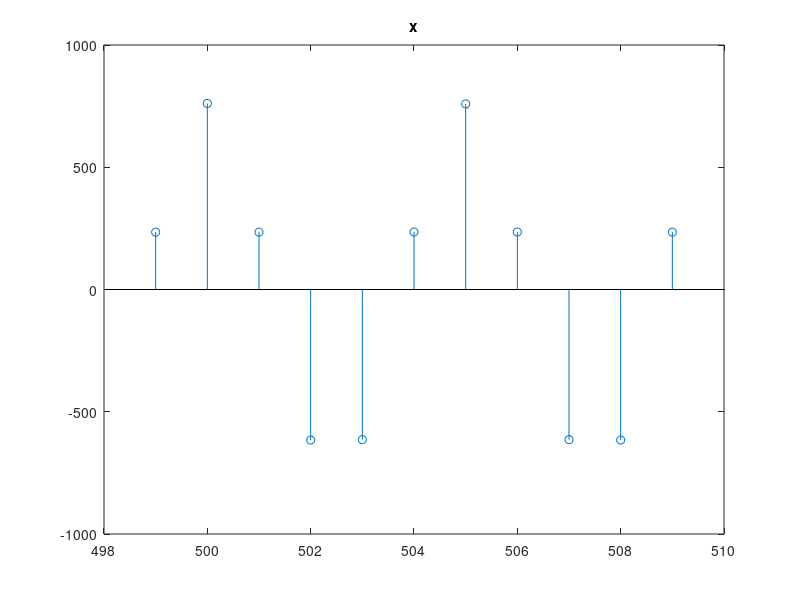
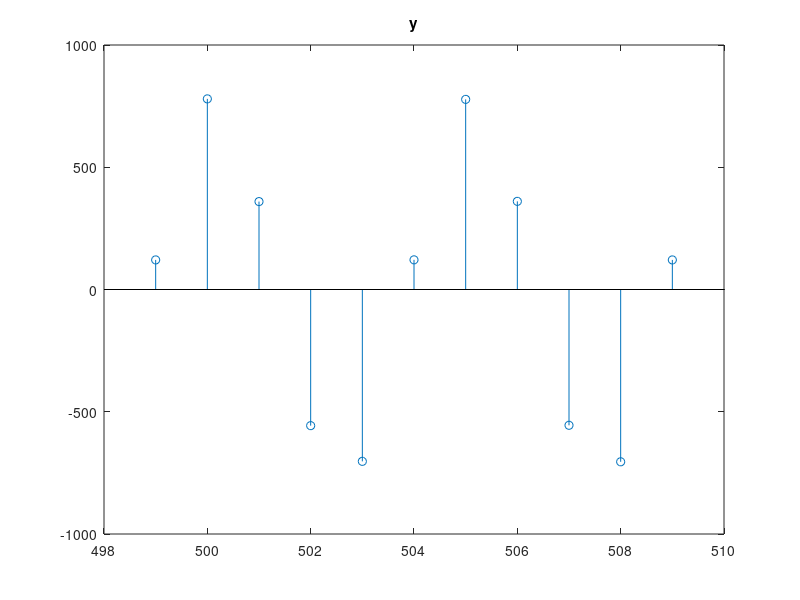
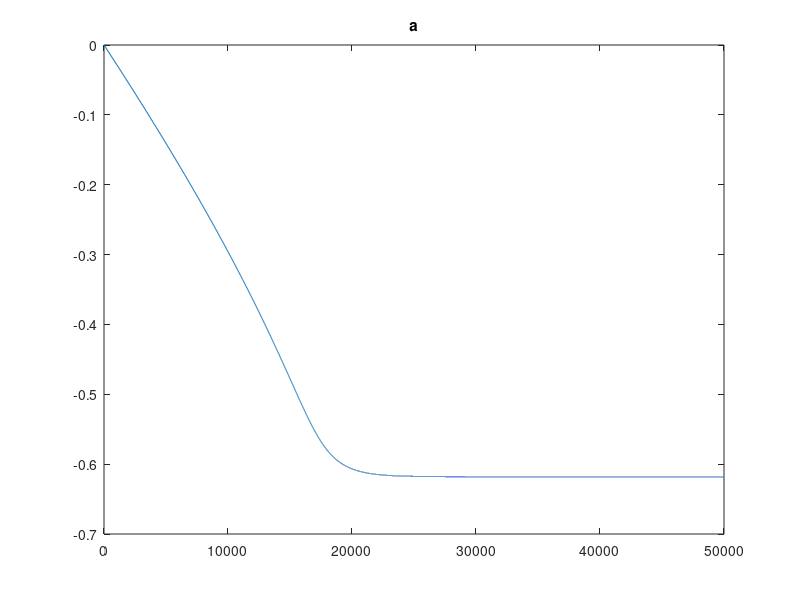

Here is the MATLAB script that generated these plots, in order:
f_signal = 0.3;
f_noise = 0.8;

N = 50000;
n = (0:N-1)';
s = cos(2*pi*f_signal*n);
w = 760*cos(2*pi*f_noise*n);

x = s+w;

y = zeros(N,1);
a = zeros(N, 1);

r = 0.95;
mu = 0.0000000002;

for k=10:N-1
    y(k) = x(k) + a(k)*x(k-1) + x(k-2) - r*a(k)*y(k-1)-r*r*y(k-2);
    a(k+1) = a(k)- mu*y(k)*x(k-1);
    
    if abs(a(k+1)) > 2
        a(k+1) = 0;
    end 
end

figure(1)
stem(n(500:510), x(500:510))
title('x')

figure(2)
stem(n(500:510), y(500:510))
title('y')
figure(3)
plot(n, a)
title('a')